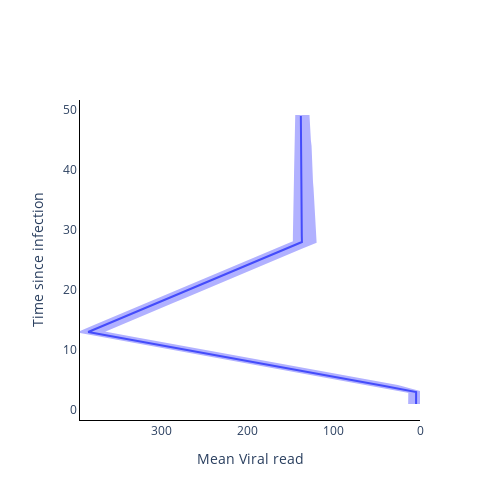

The code cell stored with this chart in its notebook:
### Code cell
fig = go.Figure()

fig.add_trace(
    go.Scatter(
        y=time_from_infec,
        x=np.mean(vr_val, axis=1),
        mode='lines',
        name='Mean Viral read',
        showlegend=False,
    )
)

fig.add_trace(
    go.Scatter(
        y=time_from_infec.tolist() + time_from_infec.tolist()[::-1],
        x=np.quantile(vr_val, 0.975, axis=1).tolist() + np.quantile(vr_val, 0.025, axis=1).tolist()[::-1],
        mode='lines',
        fill='toself',
        fillcolor='blue',
        line_color='blue',
        opacity=0.3,
        showlegend=False,
    )
)

# Add axis labels
fig.update_layout(
    width=500, 
    height=500,
    plot_bgcolor='white',
    xaxis=dict(
        linecolor='black',
        title = 'Mean Viral read',
        autorange='reversed'
        ),
    yaxis=dict(
        linecolor='black',
        title = 'Time since infection'),
    #legend=dict(
    #    orientation="h",
    #    yanchor="bottom",
    #    y=1.02,
    #    xanchor="right",
    #    x=1
    #)
    )

fig.write_image('images/Viral_read_model.pdf')
fig.show()

### Figure 1 — Plotly figure (JSON) as saved in the notebook; plotly's stock layout.template omitted (floating-point values rounded to 4 significant figures)
{"data": [{"mode": "lines", "name": "Mean Viral read", "showlegend": false, "type": "scatter", "x": [4.545, 4.466, 4.499, 41.23, 79.61, 117.7, 156.0, 194.1, 232.3, 270.5, 308.6, 347.0, 385.1, 368.6, 352.0, 335.5, 319.1, 302.5, 285.9, 269.4, 252.9, 236.3, 219.8, 203.3, 186.7, 170.2, 153.7, 137.0, 137.2, 137.2, 137.3, 137.3, 137.3, 137.5, 137.5, 137.6, 137.6, 137.7, 137.8, 137.8, 137.9, 137.9, 138.0, 138.0, 138.1, 138.1, 138.3, 138.3, 138.3], "y": [1, 2, 3, 4, 5, 6, 7, 8, 9, 10, 11, 12, 13, 14, 15, 16, 17, 18, 19, 20, 21, 22, 23, 24, 25, 26, 27, 28, 29, 30, 31, 32, 33, 34, 35, 36, 37, 38, 39, 40, 41, 42, 43, 44, 45, 46, 47, 48, 49]}, {"fill": "toself", "fillcolor": "blue", "line": {"color": "blue"}, "mode": "lines", "opacity": 0.3, "showlegend": false, "type": "scatter", "x": [12.58, 12.53, 12.43, 50.71, 88.89, 127.1, 165.4, 203.4, 241.7, 279.9, 318.0, 356.3, 394.6, 378.0, 361.4, 344.9, 328.5, 311.8, 295.3, 278.8, 262.3, 245.7, 229.2, 212.7, 196.2, 179.5, 163.1, 146.4, 146.4, 146.3, 146.2, 146.0, 145.9, 145.8, 145.5, 145.4, 145.4, 145.3, 145.1, 145.0, 144.8, 144.6, 144.7, 144.5, 144.3, 144.2, 144.0, 143.9, 143.7, 129.4, 129.2, 128.6, 128.5, 127.8, 127.0, 126.8, 126.9, 126.8, 126.3, 125.6, 125.3, 124.8, 124.4, 124.1, 123.5, 123.3, 123.1, 123.0, 121.9, 122.1, 121.2, 138.3, 154.5, 171.4, 187.5, 204.4, 220.7, 237.3, 253.9, 270.2, 287.1, 303.8, 319.8, 337.0, 353.1, 369.4, 331.8, 293.0, 254.7, 217.2, 177.9, 140.4, 102.4, 63.96, 25.92, 0, 0, 0], "y": [1, 2, 3, 4, 5, 6, 7, 8, 9, 10, 11, 12, 13, 14, 15, 16, 17, 18, 19, 20, 21, 22, 23, 24, 25, 26, 27, 28, 29, 30, 31, 32, 33, 34, 35, 36, 37, 38, 39, 40, 41, 42, 43, 44, 45, 46, 47, 48, 49, 49, 48, 47, 46, 45, 44, 43, 42, 41, 40, 39, 38, 37, 36, 35, 34, 33, 32, 31, 30, 29, 28, 27, 26, 25, 24, 23, 22, 21, 20, 19, 18, 17, 16, 15, 14, 13, 12, 11, 10, 9, 8, 7, 6, 5, 4, 3, 2, 1]}], "layout": {"height": 500, "plot_bgcolor": "white", "width": 500, "xaxis": {"autorange": "reversed", "linecolor": "black", "title": {"text": "Mean Viral read"}}, "yaxis": {"linecolor": "black", "title": {"text": "Time since infection"}}}}
